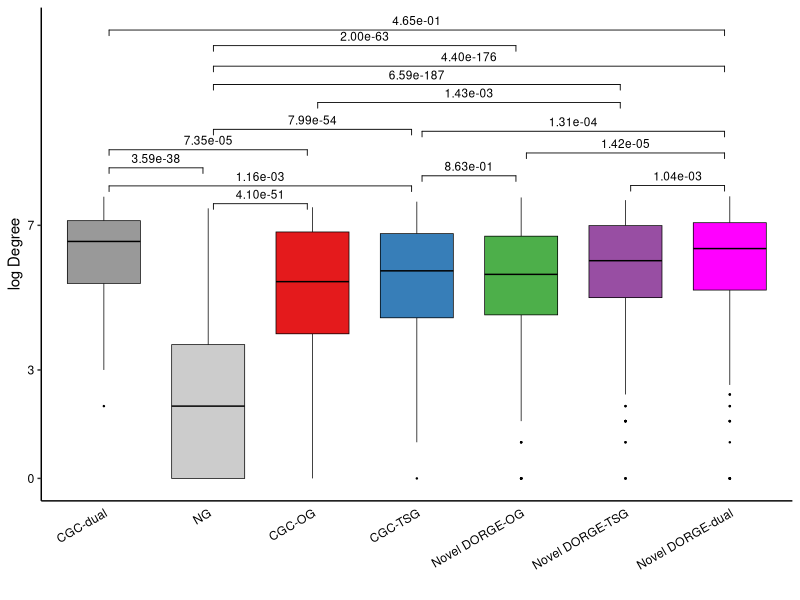
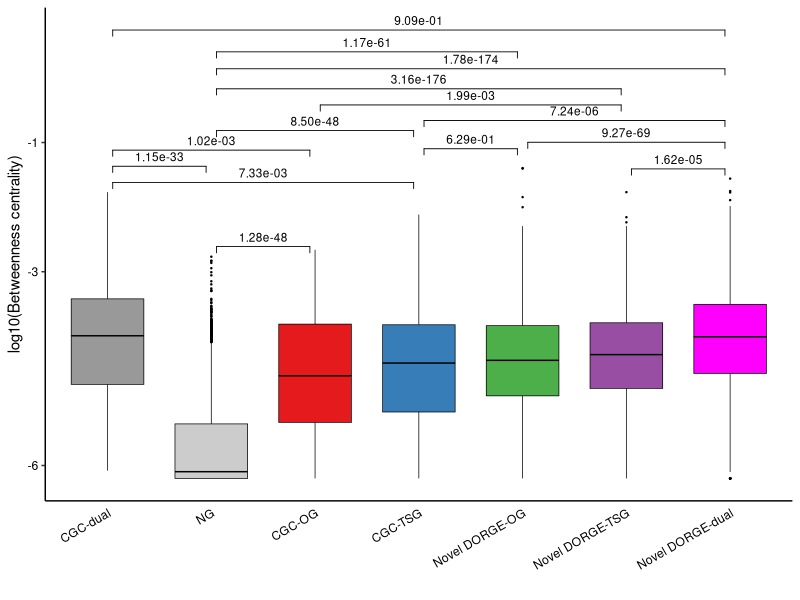
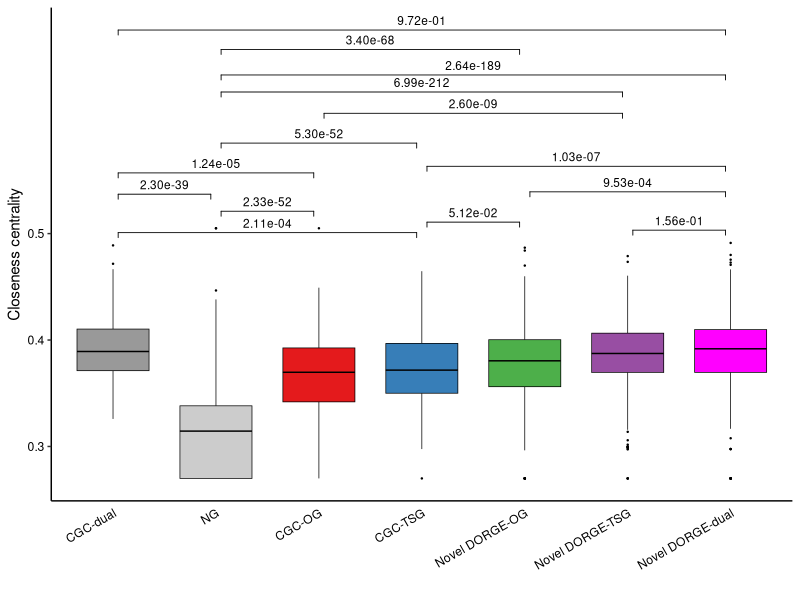

Reproduce these figures in R, in order.
####################
##### Boxplots #####
####################

###### The boxplots for different gene categories to independently evaluate DORGE prediction.

###### Input: ../Gene_set_new.txt: Gene annotation file
###### Input: ../All_features.csv: Feature table compiled in this study
###### Input: ../DORGE_prediction.txt: DORGE prediction results
###### Input: data/BioGRID_network_node_metrics_processed.txt:  Network metrics calculated by Cytoscape (https://cytoscape.org/; Available at Evaluation_processing folder DORGE_pipeline project https://github.com/biocq/DORGE_pipeline)

###### Output: Figure_S5A_BioGRID_log_degree.pdf: Evaluation of dual-function TSG/OGs by PPI network degree
###### Output: Figure_S5B_BioGRID_betweenness.pdf: Evaluation of dual-function TSG/OGs by PPI network betweenness centrality
###### Output: Figure_S5C_BioGRID_closeness.pdf: Evaluation of dual-function TSG/OGs by PPI network closeness centrality

options(warn=-1)

### Install missing packages

installed_pkgs <- installed.packages()

pkgs <-  c("ggsignif","ggpubr")

if (length(setdiff(pkgs, installed_pkgs)) > 0) {
    install.packages(pkgs = setdiff(pkgs, installed_pkgs))
}

suppressMessages(library("ggpubr"))
suppressMessages(library(ggsignif))

TSG_threshold<-0.62485 #loose FPR=0.01
OG_threshold<-0.7004394 #loose FPR=0.01

#TSG_threshold<-0.8290429 #strict FPR=0.005
#OG_threshold<-0.8679444 #strict FPR=0.005


######### Figure S6 ABC: Network metrics in PPI network #########

#setwd("/Users/jlyu/Box\ Sync/TSGOG_Project/SA_sub/github/DORGE_paper/Figure_codes/Figure_5");
anno <- read.table("../Gene_set_new.txt", header=T, sep="\t",fill=TRUE,quote = "")
colnames(anno)<-c("Gene","TSG_core","OG_core","NG","TSG_all","OG_all");
prediction <- read.table("../DORGE_prediction.txt", header=T, sep="\t",fill=TRUE,quote = "")
anno<-cbind(anno[,c(1,4,5,6)],prediction[,2:3])
all_feature <- read.table("data/BioGRID_network_node_metrics_processed.txt", header=T, sep="\t",fill=TRUE,quote = "")
all_feature<-all_feature[,c("Gene","Gene_betweenness_centrality","Gene_closeness_centrality","Gene_Degree")]
all_feature$Gene_betweenness_centrality <- as.numeric(all_feature$Gene_betweenness_centrality)
all_feature$Gene_betweenness_centrality <- log10(all_feature$Gene_betweenness_centrality+1e-8)
all_feature$Gene_closeness_centrality <- as.numeric(all_feature$Gene_closeness_centrality)
all_feature$Gene_Degree <- as.numeric(all_feature$Gene_Degree)
all_feature$Gene_Degree <- log2(all_feature$Gene_Degree+1)

colnames(all_feature)<-c("Gene","Log10_BioGRID_betweenness","BioGRID_clossness","Log_BioGRID_degree")
index_low<-which(all_feature$Log10_BioGRID_betweenness< -6)
all_feature$Log10_BioGRID_betweenness[index_low]<-(all_feature$Log10_BioGRID_betweenness[index_low]+6)/10-6

index_low<-which(all_feature$BioGRID_clossness<0.3)
all_feature$BioGRID_clossness[index_low]<-(all_feature$BioGRID_clossness[index_low]-0.3)/10+0.3
index_high<-which(all_feature$BioGRID_clossness>0.5)
all_feature$BioGRID_clossness[index_high]<-(all_feature$BioGRID_clossness[index_high]-0.5)/100+0.5

index_high<-which(all_feature$Log_BioGRID_degree>7)
all_feature$Log_BioGRID_degree[index_high]<-(all_feature$Log_BioGRID_degree[index_high]-7)/5+7

index<-rep("Other",nrow(anno))
index_NG<-which(anno$NG=="1")
index_pOG<-which(anno$OG_probability> OG_threshold & anno$TSG_probability<TSG_threshold & anno$OG_all!="1")
index_pTSG<-which(anno$TSG_probability>TSG_threshold & anno$OG_probability< OG_threshold & anno$TSG_all!="1")
index_pdual<-which((anno$OG_all=="1" & anno$TSG_all!="1" & anno$TSG_probability>TSG_threshold)|(anno$TSG_all=="1" & anno$OG_all!="1" & anno$OG_probability> OG_threshold)|(anno$TSG_all!="1" & anno$OG_all!="1" & anno$TSG_probability>TSG_threshold & anno$OG_probability> OG_threshold))
index_TSG<-which(anno$TSG_all=="1" & anno$OG_all!="1")
index_OG<-which(anno$OG_all=="1" & anno$TSG_all!="1")
index_dual<-which(anno$OG_all=="1" & anno$TSG_all=="1")

index[index_NG]<-"NG"
index[index_pOG]<-"Novel DORGE-OG"
index[index_pTSG]<-"Novel DORGE-TSG"
index[index_TSG]<-"CGC-TSG"
index[index_OG]<-"CGC-OG"
index[index_pdual]<-"Novel DORGE-dual"
index[index_dual]<-"CGC-dual"

dat2<-cbind(all_feature,index)
dat3<-dat2[dat2$index!="Other",]
dat3$index<-factor(dat3$index, levels=c("CGC-dual","NG","CGC-OG","CGC-TSG","Novel DORGE-OG","Novel DORGE-TSG","Novel DORGE-dual"))

pdf("Raw_figures/Figure_S5A_BioGRID_log_degree.pdf", family="ArialMT", width=2.85, height=5) #Degree
p<-ggboxplot(data = dat3,x = "index", y="Log_BioGRID_degree",color="black",fill="index", palette = rev(c("#FF00FF","#984EA3","#4DAF4A","#377EB8","#E41A1C","#CCCCCC","#999999")),outlier.size=0.2,width=0.7,lwd=0.25)+scale_y_continuous(breaks = c(0,3,7),labels = c("0","3","7"))+ labs(x = "", y = "log Degree") + theme_bw() + theme(axis.ticks.x=element_blank(),axis.text.y = element_text(hjust = 1, colour = "black"),axis.text.x = element_text(angle = 30, hjust = 1, colour = "black"), panel.border = element_blank(), panel.grid.major = element_blank(), panel.grid.minor = element_blank(),panel.background = element_blank(), axis.line = element_line(colour = "black"))+ guides(fill=FALSE)
p<-p+geom_signif(y_position=c(max(max(dat3[dat3$index=="CGC-dual","Log_BioGRID_degree"]),max(dat3[dat3$index=="NG","Log_BioGRID_degree"]))+0.8, max(max(dat3[dat3$index=="CGC-dual","Log_BioGRID_degree"]),max(dat3[dat3$index=="CGC-OG","Log_BioGRID_degree"]))+1.3),xmin=c(1.05,1.05), xmax=c(1.95,2.95),annotation=c(formatC(wilcox.test(dat3[dat3$index=="CGC-dual","Log_BioGRID_degree"],dat3[dat3$index=="NG","Log_BioGRID_degree"],alternative = "two.sided")$p.value, format = "e", digits = 2), formatC(wilcox.test(dat3[dat3$index=="CGC-dual","Log_BioGRID_degree"],dat3[dat3$index=="CGC-OG","Log_BioGRID_degree"],alternative = "two.sided")$p.value, format = "e", digits = 2)), tip_length=0.02,size=0.3,textsize =3)
p<-p+geom_signif(y_position=c(max(max(dat3[dat3$index=="CGC-dual","Log_BioGRID_degree"]),max(dat3[dat3$index=="CGC-TSG","Log_BioGRID_degree"]))+0.3, max(max(dat3[dat3$index=="CGC-OG","Log_BioGRID_degree"]),max(dat3[dat3$index=="NG","Log_BioGRID_degree"]))+0.1),xmin=c(1.05,2.05), xmax=c(3.95,2.95),annotation=c(formatC(wilcox.test(dat3[dat3$index=="CGC-dual","Log_BioGRID_degree"],dat3[dat3$index=="CGC-TSG","Log_BioGRID_degree"],alternative = "two.sided")$p.value, format = "e", digits = 2), formatC(wilcox.test(dat3[dat3$index=="CGC-OG","Log_BioGRID_degree"],dat3[dat3$index=="NG","Log_BioGRID_degree"],alternative = "two.sided")$p.value, format = "e", digits = 2)), tip_length=0.02,size=0.3,textsize =3)
p<-p+geom_signif(y_position=c(max(max(dat3[dat3$index=="Novel DORGE-dual","Log_BioGRID_degree"]),max(dat3[dat3$index=="Novel DORGE-OG","Log_BioGRID_degree"]))+1.2, max(max(dat3[dat3$index=="Novel DORGE-dual","Log_BioGRID_degree"]),max(dat3[dat3$index=="Novel DORGE-TSG","Log_BioGRID_degree"]))+0.3),xmin=c(5.05,6.05), xmax=c(6.95,6.95),annotation=c(formatC(wilcox.test(dat3[dat3$index=="Novel DORGE-dual","Log_BioGRID_degree"],dat3[dat3$index=="Novel DORGE-OG","Log_BioGRID_degree"],alternative = "two.sided")$p.value, format = "e", digits = 2), formatC(wilcox.test(dat3[dat3$index=="Novel DORGE-dual","Log_BioGRID_degree"],dat3[dat3$index=="Novel DORGE-TSG","Log_BioGRID_degree"],alternative = "two.sided")$p.value, format = "e", digits = 2)), tip_length=0.02,size=0.3,textsize =3)
p<-p+geom_signif(y_position=c(max(max(dat3[dat3$index=="Novel DORGE-OG","Log_BioGRID_degree"]),max(dat3[dat3$index=="CGC-TSG","Log_BioGRID_degree"]))+0.6, max(max(dat3[dat3$index=="CGC-TSG","Log_BioGRID_degree"]),max(dat3[dat3$index=="NG","Log_BioGRID_degree"]))+2.0),xmin=c(4.05,2.05), xmax=c(4.95,3.95),annotation=c(formatC(wilcox.test(dat3[dat3$index=="Novel DORGE-OG","Log_BioGRID_degree"],dat3[dat3$index=="CGC-TSG","Log_BioGRID_degree"],alternative = "two.sided")$p.value, format = "e", digits = 2), formatC(wilcox.test(dat3[dat3$index=="CGC-TSG","Log_BioGRID_degree"],dat3[dat3$index=="NG","Log_BioGRID_degree"],alternative = "two.sided")$p.value, format = "e", digits = 2)), tip_length=0.02,size=0.3,textsize =3)

p<-p+geom_signif(y_position=c(max(max(dat3[dat3$index=="Novel DORGE-TSG","Log_BioGRID_degree"]),max(dat3[dat3$index=="CGC-OG","Log_BioGRID_degree"]))+2.7, max(max(dat3[dat3$index=="Novel DORGE-TSG","Log_BioGRID_degree"]),max(dat3[dat3$index=="NG","Log_BioGRID_degree"]))+3.2),xmin=c(3.05,2.05), xmax=c(5.95,5.95),annotation=c(formatC(wilcox.test(dat3[dat3$index=="Novel DORGE-TSG","Log_BioGRID_degree"],dat3[dat3$index=="CGC-OG","Log_BioGRID_degree"],alternative = "two.sided")$p.value, format = "e", digits = 2), formatC(wilcox.test(dat3[dat3$index=="Novel DORGE-TSG","Log_BioGRID_degree"],dat3[dat3$index=="NG","Log_BioGRID_degree"],alternative = "two.sided")$p.value, format = "e", digits = 2)), tip_length=0.02,size=0.3,textsize =3)
p<-p+geom_signif(y_position=c(max(max(dat3[dat3$index=="Novel DORGE-OG","Log_BioGRID_degree"]),max(dat3[dat3$index=="NG","Log_BioGRID_degree"]))+4.2, max(max(dat3[dat3$index=="Novel DORGE-dual","Log_BioGRID_degree"]),max(dat3[dat3$index=="NG","Log_BioGRID_degree"]))+3.6),xmin=c(2.05,2.05), xmax=c(4.95,6.95),annotation=c(formatC(wilcox.test(dat3[dat3$index=="Novel DORGE-OG","Log_BioGRID_degree"],dat3[dat3$index=="NG","Log_BioGRID_degree"],alternative = "two.sided")$p.value, format = "e", digits = 2), formatC(wilcox.test(dat3[dat3$index=="Novel DORGE-dual","Log_BioGRID_degree"],dat3[dat3$index=="NG","Log_BioGRID_degree"],alternative = "two.sided")$p.value, format = "e", digits = 2)), tip_length=0.02,size=0.3,textsize =3)
p<-p+geom_signif(y_position=c(max(max(dat3[dat3$index=="Novel DORGE-dual","Log_BioGRID_degree"]),max(dat3[dat3$index=="CGC-dual","Log_BioGRID_degree"]))+4.6, max(max(dat3[dat3$index=="Novel DORGE-dual","Log_BioGRID_degree"]),max(dat3[dat3$index=="CGC-TSG","Log_BioGRID_degree"]))+1.8),xmin=c(1.05,4.05), xmax=c(6.95,6.95),annotation=c(formatC(wilcox.test(dat3[dat3$index=="Novel DORGE-dual","Log_BioGRID_degree"],dat3[dat3$index=="CGC-dual","Log_BioGRID_degree"],alternative = "two.sided")$p.value, format = "e", digits = 2), formatC(wilcox.test(dat3[dat3$index=="Novel DORGE-dual","Log_BioGRID_degree"],dat3[dat3$index=="CGC-TSG","Log_BioGRID_degree"],alternative = "two.sided")$p.value, format = "e", digits = 2)), tip_length=0.02,size=0.3,textsize =3)
p
garbage <- dev.off()

# Column: 1 CGCdual  2 NG  3 CGCOG  4 CGCTSG  5 Novel DORGEOG  6 Novel DORGETSG  7 Novel DORGEdual
#CGC-dual NG; CGC-dual CGC-OG
#CGC-dual CGC-TSG; CGC-OG NG
#Novel DORGE-dual Novel DORGE-OG; Novel DORGE-dual Novel DORGE-TSG
#Novel DORGE-OG CGC-TSG; CGC-TSG NG
#Novel DORGE-TSG CGC-OG; Novel DORGE-TSG NG
#Novel DORGE-OG NG; Novel DORGE-dual NG
#Novel DORGE-dual CGC-dual; Novel DORGE-dual CGC-TSG

pdf("Raw_figures/Figure_S5B_BioGRID_betweenness.pdf", family="ArialMT", width=2.85, height=5) #Betweenness Centrality
p<-ggboxplot(data = dat3,x = "index", y="Log10_BioGRID_betweenness",color="black",fill="index", palette = rev(c("#FF00FF","#984EA3","#4DAF4A","#377EB8","#E41A1C","#CCCCCC","#999999")),outlier.size=0.2,width=0.7,lwd=0.25)+scale_y_continuous(breaks = c(-6,-3,-1),labels = c("-6","-3","-1"))+ labs(x = "", y = "log10(Betweenness centrality)") + theme_bw() + theme(axis.ticks.x=element_blank(),axis.text.y = element_text(hjust = 1, colour = "black"),axis.text.x = element_text(angle = 30, hjust = 1, colour = "black"), panel.border = element_blank(), panel.grid.major = element_blank(), panel.grid.minor = element_blank(),panel.background = element_blank(), axis.line = element_line(colour = "black"))+ guides(fill=FALSE)
p<-p+geom_signif(y_position=c(max(max(dat3[dat3$index=="CGC-dual","Log10_BioGRID_betweenness"]),max(dat3[dat3$index=="NG","Log10_BioGRID_betweenness"]))+0.8/2, max(max(dat3[dat3$index=="CGC-dual","Log10_BioGRID_betweenness"]),max(dat3[dat3$index=="CGC-OG","Log10_BioGRID_betweenness"]))+1.3/2),xmin=c(1.05,1.05), xmax=c(1.95,2.95),annotation=c(formatC(wilcox.test(dat3[dat3$index=="CGC-dual","Log10_BioGRID_betweenness"],dat3[dat3$index=="NG","Log10_BioGRID_betweenness"],alternative = "two.sided")$p.value, format = "e", digits = 2), formatC(wilcox.test(dat3[dat3$index=="CGC-dual","Log10_BioGRID_betweenness"],dat3[dat3$index=="CGC-OG","Log10_BioGRID_betweenness"],alternative = "two.sided")$p.value, format = "e", digits = 2)), tip_length=0.02,size=0.3,textsize =3)
p<-p+geom_signif(y_position=c(max(max(dat3[dat3$index=="CGC-dual","Log10_BioGRID_betweenness"]),max(dat3[dat3$index=="CGC-TSG","Log10_BioGRID_betweenness"]))+0.3/2, max(max(dat3[dat3$index=="CGC-OG","Log10_BioGRID_betweenness"]),max(dat3[dat3$index=="NG","Log10_BioGRID_betweenness"]))+0.1/2),xmin=c(1.05,2.05), xmax=c(3.95,2.95),annotation=c(formatC(wilcox.test(dat3[dat3$index=="CGC-dual","Log10_BioGRID_betweenness"],dat3[dat3$index=="CGC-TSG","Log10_BioGRID_betweenness"],alternative = "two.sided")$p.value, format = "e", digits = 2), formatC(wilcox.test(dat3[dat3$index=="CGC-OG","Log10_BioGRID_betweenness"],dat3[dat3$index=="NG","Log10_BioGRID_betweenness"],alternative = "two.sided")$p.value, format = "e", digits = 2)), tip_length=0.02,size=0.3,textsize =3)
p<-p+geom_signif(y_position=c(max(max(dat3[dat3$index=="Novel DORGE-dual","Log10_BioGRID_betweenness"]),max(dat3[dat3$index=="Novel DORGE-OG","Log10_BioGRID_betweenness"]))+0.8/2, max(max(dat3[dat3$index=="Novel DORGE-dual","Log10_BioGRID_betweenness"]),max(dat3[dat3$index=="Novel DORGE-TSG","Log10_BioGRID_betweenness"]))+0.3/2),xmin=c(5.05,6.05), xmax=c(6.95,6.95),annotation=c(formatC(wilcox.test(dat3[dat3$index=="Novel DORGE-dual","Log10_BioGRID_betweenness"],dat3[dat3$index=="Novel DORGE-OG","BioGRID_betweenness"],alternative = "two.sided")$p.value, format = "e", digits = 2), formatC(wilcox.test(dat3[dat3$index=="Novel DORGE-dual","Log10_BioGRID_betweenness"],dat3[dat3$index=="Novel DORGE-TSG","Log10_BioGRID_betweenness"],alternative = "two.sided")$p.value, format = "e", digits = 2)), tip_length=0.02,size=0.3,textsize =3)
p<-p+geom_signif(y_position=c(max(max(dat3[dat3$index=="Novel DORGE-OG","Log10_BioGRID_betweenness"]),max(dat3[dat3$index=="CGC-TSG","Log10_BioGRID_betweenness"]))+0.6/2, max(max(dat3[dat3$index=="CGC-TSG","Log10_BioGRID_betweenness"]),max(dat3[dat3$index=="NG","Log10_BioGRID_betweenness"]))+2.6/2),xmin=c(4.05,2.05), xmax=c(4.95,3.95),annotation=c(formatC(wilcox.test(dat3[dat3$index=="Novel DORGE-OG","Log10_BioGRID_betweenness"],dat3[dat3$index=="CGC-TSG","Log10_BioGRID_betweenness"],alternative = "two.sided")$p.value, format = "e", digits = 2), formatC(wilcox.test(dat3[dat3$index=="CGC-TSG","Log10_BioGRID_betweenness"],dat3[dat3$index=="NG","Log10_BioGRID_betweenness"],alternative = "two.sided")$p.value, format = "e", digits = 2)), tip_length=0.02,size=0.3,textsize =3)

p<-p+geom_signif(y_position=c(max(max(dat3[dat3$index=="Novel DORGE-TSG","Log10_BioGRID_betweenness"]),max(dat3[dat3$index=="CGC-OG","Log10_BioGRID_betweenness"]))+2.7/2, max(max(dat3[dat3$index=="Novel DORGE-TSG","Log10_BioGRID_betweenness"]),max(dat3[dat3$index=="NG","Log10_BioGRID_betweenness"]))+3.2/2),xmin=c(3.05,2.05), xmax=c(5.95,5.95),annotation=c(formatC(wilcox.test(dat3[dat3$index=="Novel DORGE-TSG","Log10_BioGRID_betweenness"],dat3[dat3$index=="CGC-OG","Log10_BioGRID_betweenness"],alternative = "two.sided")$p.value, format = "e", digits = 2), formatC(wilcox.test(dat3[dat3$index=="Novel DORGE-TSG","Log10_BioGRID_betweenness"],dat3[dat3$index=="NG","Log10_BioGRID_betweenness"],alternative = "two.sided")$p.value, format = "e", digits = 2)), tip_length=0.02,size=0.3,textsize =3)
p<-p+geom_signif(y_position=c(max(max(dat3[dat3$index=="Novel DORGE-OG","Log10_BioGRID_betweenness"]),max(dat3[dat3$index=="NG","Log10_BioGRID_betweenness"]))+3.6/2, max(max(dat3[dat3$index=="Novel DORGE-dual","Log10_BioGRID_betweenness"]),max(dat3[dat3$index=="NG","Log10_BioGRID_betweenness"]))+3.4/2),xmin=c(2.05,2.05), xmax=c(4.95,6.95),annotation=c(formatC(wilcox.test(dat3[dat3$index=="Novel DORGE-OG","Log10_BioGRID_betweenness"],dat3[dat3$index=="NG","Log10_BioGRID_betweenness"],alternative = "two.sided")$p.value, format = "e", digits = 2), formatC(wilcox.test(dat3[dat3$index=="Novel DORGE-dual","Log10_BioGRID_betweenness"],dat3[dat3$index=="NG","Log10_BioGRID_betweenness"],alternative = "two.sided")$p.value, format = "e", digits = 2)), tip_length=0.02,size=0.3,textsize =3)
p<-p+geom_signif(y_position=c(max(max(dat3[dat3$index=="Novel DORGE-dual","Log10_BioGRID_betweenness"]),max(dat3[dat3$index=="CGC-dual","Log10_BioGRID_betweenness"]))+4.6/2, max(max(dat3[dat3$index=="Novel DORGE-dual","Log10_BioGRID_betweenness"]),max(dat3[dat3$index=="CGC-TSG","Log10_BioGRID_betweenness"]))+1.8/2),xmin=c(1.05,4.05), xmax=c(6.95,6.95),annotation=c(formatC(wilcox.test(dat3[dat3$index=="Novel DORGE-dual","Log10_BioGRID_betweenness"],dat3[dat3$index=="CGC-dual","Log10_BioGRID_betweenness"],alternative = "two.sided")$p.value, format = "e", digits = 2), formatC(wilcox.test(dat3[dat3$index=="Novel DORGE-dual","Log10_BioGRID_betweenness"],dat3[dat3$index=="CGC-TSG","Log10_BioGRID_betweenness"],alternative = "two.sided")$p.value, format = "e", digits = 2)), tip_length=0.02,size=0.3,textsize =3)
p
garbage <- dev.off()

pdf("Raw_figures/Figure_S5C_BioGRID_closeness.pdf", family="ArialMT", width=2.85, height=5) #Closeness Centrality
p<-ggboxplot(data = dat3,x = "index", y="BioGRID_clossness",color="black",fill="index", palette = rev(c("#FF00FF","#984EA3","#4DAF4A","#377EB8","#E41A1C","#CCCCCC","#999999")),outlier.size=0.2,width=0.7,lwd=0.25)+scale_y_continuous(breaks = c(0.3,0.4,0.5),labels = c("0.3","0.4","0.5"))+ labs(x = "", y = "Closeness centrality") + theme_bw() + theme(axis.ticks.x=element_blank(),axis.text.y = element_text(hjust = 1, colour = "black"),axis.text.x = element_text(angle = 30, hjust = 1, colour = "black"), panel.border = element_blank(), panel.grid.major = element_blank(), panel.grid.minor = element_blank(),panel.background = element_blank(), axis.line = element_line(colour = "black"))+ guides(fill=FALSE)
p<-p+geom_signif(y_position=c(max(max(dat3[dat3$index=="CGC-dual","BioGRID_clossness"]),max(dat3[dat3$index=="NG","BioGRID_clossness"]))+0.8/25, max(max(dat3[dat3$index=="CGC-dual","BioGRID_clossness"]),max(dat3[dat3$index=="CGC-OG","BioGRID_clossness"]))+1.3/25),xmin=c(1.05,1.05), xmax=c(1.95,2.95),annotation=c(formatC(wilcox.test(dat3[dat3$index=="CGC-dual","BioGRID_clossness"],dat3[dat3$index=="NG","BioGRID_clossness"],alternative = "two.sided")$p.value, format = "e", digits = 2), formatC(wilcox.test(dat3[dat3$index=="CGC-dual","BioGRID_clossness"],dat3[dat3$index=="CGC-OG","BioGRID_clossness"],alternative = "two.sided")$p.value, format = "e", digits = 2)), tip_length=0.02,size=0.3,textsize =3)
p<-p+geom_signif(y_position=c(max(max(dat3[dat3$index=="CGC-dual","BioGRID_clossness"]),max(dat3[dat3$index=="CGC-TSG","BioGRID_clossness"]))+0.3/25, max(max(dat3[dat3$index=="CGC-OG","BioGRID_clossness"]),max(dat3[dat3$index=="NG","BioGRID_clossness"]))+0.4/25),xmin=c(1.05,2.05), xmax=c(3.95,2.95),annotation=c(formatC(wilcox.test(dat3[dat3$index=="CGC-dual","BioGRID_clossness"],dat3[dat3$index=="CGC-TSG","BioGRID_clossness"],alternative = "two.sided")$p.value, format = "e", digits = 2), formatC(wilcox.test(dat3[dat3$index=="CGC-OG","BioGRID_clossness"],dat3[dat3$index=="NG","BioGRID_clossness"],alternative = "two.sided")$p.value, format = "e", digits = 2)), tip_length=0.02,size=0.3,textsize =3)
p<-p+geom_signif(y_position=c(max(max(dat3[dat3$index=="Novel DORGE-dual","BioGRID_clossness"]),max(dat3[dat3$index=="Novel DORGE-OG","BioGRID_clossness"]))+1.2/25, max(max(dat3[dat3$index=="Novel DORGE-dual","BioGRID_clossness"]),max(dat3[dat3$index=="Novel DORGE-TSG","BioGRID_clossness"]))+0.3/25),xmin=c(5.05,6.05), xmax=c(6.95,6.95),annotation=c(formatC(wilcox.test(dat3[dat3$index=="Novel DORGE-dual","BioGRID_clossness"],dat3[dat3$index=="Novel DORGE-OG","BioGRID_clossness"],alternative = "two.sided")$p.value, format = "e", digits = 2), formatC(wilcox.test(dat3[dat3$index=="Novel DORGE-dual","BioGRID_clossness"],dat3[dat3$index=="Novel DORGE-TSG","BioGRID_clossness"],alternative = "two.sided")$p.value, format = "e", digits = 2)), tip_length=0.02,size=0.3,textsize =3)
p<-p+geom_signif(y_position=c(max(max(dat3[dat3$index=="Novel DORGE-OG","BioGRID_clossness"]),max(dat3[dat3$index=="CGC-TSG","BioGRID_clossness"]))+0.6/25, max(max(dat3[dat3$index=="CGC-TSG","BioGRID_clossness"]),max(dat3[dat3$index=="NG","BioGRID_clossness"]))+2.0/25),xmin=c(4.05,2.05), xmax=c(4.95,3.95),annotation=c(formatC(wilcox.test(dat3[dat3$index=="Novel DORGE-OG","BioGRID_clossness"],dat3[dat3$index=="CGC-TSG","BioGRID_clossness"],alternative = "two.sided")$p.value, format = "e", digits = 2), formatC(wilcox.test(dat3[dat3$index=="CGC-TSG","BioGRID_clossness"],dat3[dat3$index=="NG","BioGRID_clossness"],alternative = "two.sided")$p.value, format = "e", digits = 2)), tip_length=0.02,size=0.3,textsize =3)

p<-p+geom_signif(y_position=c(max(max(dat3[dat3$index=="Novel DORGE-TSG","BioGRID_clossness"]),max(dat3[dat3$index=="CGC-OG","BioGRID_clossness"]))+2.7/25, max(max(dat3[dat3$index=="Novel DORGE-TSG","BioGRID_clossness"]),max(dat3[dat3$index=="NG","BioGRID_clossness"]))+3.2/25),xmin=c(3.05,2.05), xmax=c(5.95,5.95),annotation=c(formatC(wilcox.test(dat3[dat3$index=="Novel DORGE-TSG","BioGRID_clossness"],dat3[dat3$index=="CGC-OG","BioGRID_clossness"],alternative = "two.sided")$p.value, format = "e", digits = 2), formatC(wilcox.test(dat3[dat3$index=="Novel DORGE-TSG","BioGRID_clossness"],dat3[dat3$index=="NG","BioGRID_clossness"],alternative = "two.sided")$p.value, format = "e", digits = 2)), tip_length=0.02,size=0.3,textsize =3)
p<-p+geom_signif(y_position=c(max(max(dat3[dat3$index=="Novel DORGE-OG","BioGRID_clossness"]),max(dat3[dat3$index=="NG","BioGRID_clossness"]))+4.2/25, max(max(dat3[dat3$index=="Novel DORGE-dual","BioGRID_clossness"]),max(dat3[dat3$index=="NG","BioGRID_clossness"]))+3.6/25),xmin=c(2.05,2.05), xmax=c(4.95,6.95),annotation=c(formatC(wilcox.test(dat3[dat3$index=="Novel DORGE-OG","BioGRID_clossness"],dat3[dat3$index=="NG","BioGRID_clossness"],alternative = "two.sided")$p.value, format = "e", digits = 2), formatC(wilcox.test(dat3[dat3$index=="Novel DORGE-dual","BioGRID_clossness"],dat3[dat3$index=="NG","BioGRID_clossness"],alternative = "two.sided")$p.value, format = "e", digits = 2)), tip_length=0.02,size=0.3,textsize =3)
p<-p+geom_signif(y_position=c(max(max(dat3[dat3$index=="Novel DORGE-dual","BioGRID_clossness"]),max(dat3[dat3$index=="CGC-dual","BioGRID_clossness"]))+5.0/25, max(max(dat3[dat3$index=="Novel DORGE-dual","BioGRID_clossness"]),max(dat3[dat3$index=="CGC-TSG","BioGRID_clossness"]))+1.8/25),xmin=c(1.05,4.05), xmax=c(6.95,6.95),annotation=c(formatC(wilcox.test(dat3[dat3$index=="Novel DORGE-dual","BioGRID_clossness"],dat3[dat3$index=="CGC-dual","BioGRID_clossness"],alternative = "two.sided")$p.value, format = "e", digits = 2), formatC(wilcox.test(dat3[dat3$index=="Novel DORGE-dual","BioGRID_clossness"],dat3[dat3$index=="CGC-TSG","BioGRID_clossness"],alternative = "two.sided")$p.value, format = "e", digits = 2)), tip_length=0.02,size=0.3,textsize =3)
p
garbage <- dev.off()